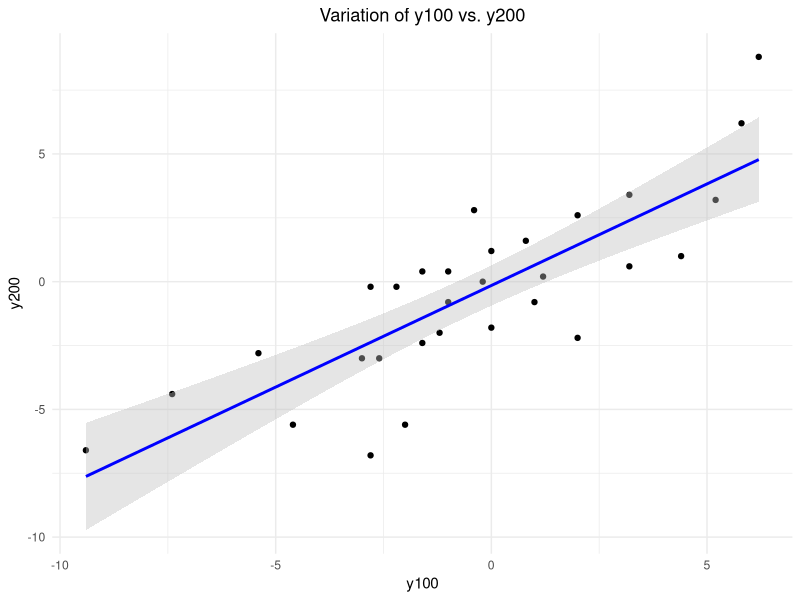
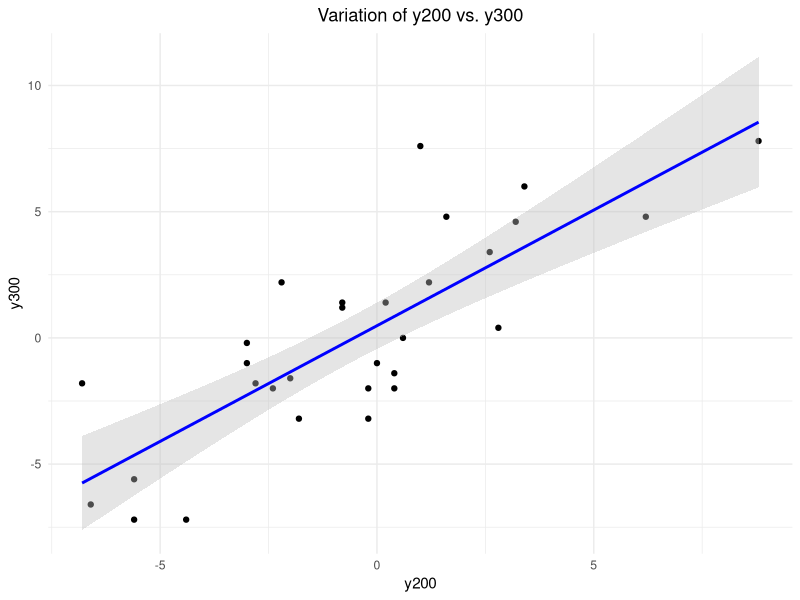

Generate these figures, in order, with R:
# Variance Transmission Investigation
library(ggplot2)

df = read.csv('Search For Cause 1.csv')

# View of Data
head(df)

# Create the first plot
plot1 <- ggplot(df, aes(x=y100, y=y200)) +
  geom_point() +
  geom_smooth(method='lm', color='blue', fill='grey') +
  labs(title='Variation of y100 vs. y200') +
  theme_minimal() +
  theme(plot.title = element_text(hjust = 0.5))

# Create the second plot
plot2 <- ggplot(df, aes(x=y200, y=y300)) +
  geom_point() +
  geom_smooth(method='lm', color='blue', fill='grey') +
  labs(title='Variation of y200 vs. y300') +
  theme_minimal() +
  theme(plot.title = element_text(hjust = 0.5))

# Create the third plot
plot3 <- ggplot(df, aes(x=y100, y=y300)) +
  geom_point() +
  geom_smooth(method='lm', color='blue', fill='grey') +
  labs(title='Variation of y100 vs. y300') +
  theme_minimal() +
  theme(plot.title = element_text(hjust = 0.5))

# Output the plots
print(plot1)
print(plot2)

# Linear regression analysis comparing y100 and y200 variables
model <- lm(y200 ~ y100, data = df)

# Calculate standard error of the model's residuals
model_se <- sigma(model)

# Calculate standard deviation of the y200 variable
y200_sd <- sd(df$y200)

# Compute and report the ratio of the corrected standard deviation of y200 to its original standard deviation
# This ratio adjusts for the model's error and provides insight into the variance explained by the model
ratio <- sqrt((y200_sd^2 - model_se^2) / y200_sd^2)
# Include the calculated ratio in the report

# Perform ANOVA to assess the significance of the model
anova_results <- anova(model)
# Review the ANOVA table to understand the model's explanatory power and variable significance


print(paste("Sigma: ", round(model_se, digits = 4)))
print(paste("SD y300: ", round(y200_sd, digits = 4)))
print(paste("Ratio: ", round(ratio, digits = 4)))
summary(model)
anova_results

# Load necessary libraries
library(stats)

# Fit linear regression model with y300 as the dependent variable and y200 as the independent variable
model <- lm(y300 ~ y200, data = df)

# Calculate the residual standard error of the model
residual_SE <- sigma(model)

# Calculate the standard deviation of the dependent variable y300
y300_SD <- sd(df$y300)

# Compute the ratio of the square root of the difference between the variance of y300 and the squared residual standard error,
# divided by the standard deviation of y300. This ratio may provide insights into the model's explanatory power beyond the residual error.
ratio <- sqrt(var(df$y300) - residual_SE^2) / y300_SD


# Generate an ANOVA table for the linear regression model to assess the significance of the independent variables
model_anova <- anova(model)

print(paste("Sigma: ", round(residual_SE, digits = 4)))
print(paste("SD y300: ", round(y300_SD, digits = 4)))
print(paste("Ratio: ", round(ratio, digits = 4)))
print(model_anova)
summary(model)

